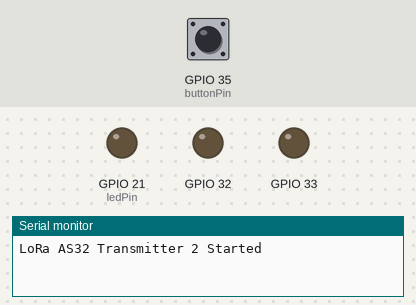
Bench run of a sketch on a simulated ESP32. On the bench: output pins drawn as LEDs (lit = HIGH), the last lines printed to the serial monitor. The test bench sets the inputs (shaded band); at power-on: GPIO 35 (buttonPin) HIGH. Random numbers use the default seed unless the sketch sets one.

Above: at 1.2 s.
1.3 s: GPIO 35 (buttonPin) pulled LOW for 0.15 s
At 1.42 s:
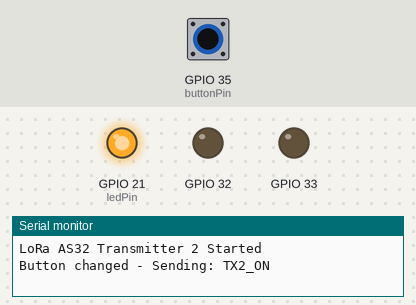
3.0 s: GPIO 35 (buttonPin) pulled LOW for 3.2 s
At 7.5 s:
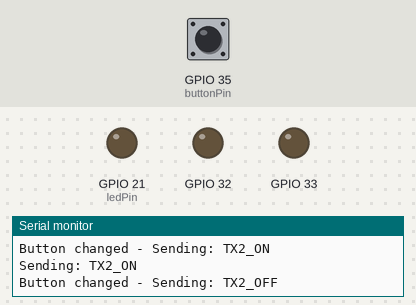
Timing chart, 0 to 9.0 s (numbered marks = the images above; inputs shaded):
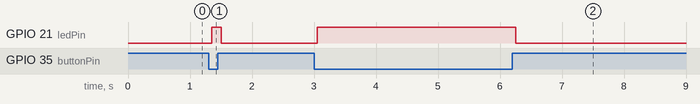

The sketch:

LoRa_multiple_transmitters.ino
```cpp
#include <HardwareSerial.h>

// Define pins
#define RXD2 16  // ESP32 Rx
#define TXD2 17  // ESP32 Tx
const int ledPin = 21;
const int buttonPin = 35;
//const int buttonPin = 2;

// Unique ID for this transmitter - change for each device (1-4)
const int TRANSMITTER_ID = 2;  // Change to 2, 3, or 4 for other devices

// Variables
String message = "";
int previousButtonState = HIGH;
unsigned long lastTransmissionTime = 0;
unsigned long transmissionInterval = 2000;  // Base transmission interval

// Add random offset to prevent consistent collisions
unsigned long randomOffset = 0;

void setup() {
  // Setup pins
  pinMode(ledPin, OUTPUT);
  pinMode(32, OUTPUT);
  pinMode(33, OUTPUT);
  pinMode(buttonPin, INPUT_PULLUP);  // Use INPUT_PULLUP for button

  // Initialize serial connections
  Serial.begin(115200);
  Serial2.begin(9600, SERIAL_8N1, RXD2, TXD2);

  Serial.println("LoRa AS32 Transmitter " + String(TRANSMITTER_ID) + " Started");

  // Initial LED states
  digitalWrite(ledPin, LOW);
  digitalWrite(32, LOW);
  digitalWrite(33, LOW);

  // Random seed based on analog noise
  randomSeed(analogRead(0));

  // Calculate random offset (100-500ms) for this transmitter
  randomOffset = 100 + (TRANSMITTER_ID * 100) + random(300);
}

void loop() {
  unsigned long currentTime = millis();
  int buttonState = digitalRead(buttonPin);

  // Check if it's time to transmit (based on ID to stagger transmissions)
  if (currentTime - lastTransmissionTime >= (transmissionInterval + randomOffset)) {
    // Prepare message with transmitter ID and status
    if (buttonState == LOW) {
      message = "TX" + String(TRANSMITTER_ID) + "_ON";
      digitalWrite(ledPin, HIGH);  // Visual feedback
    } else {
      message = "TX" + String(TRANSMITTER_ID) + "_OFF";
      digitalWrite(ledPin, LOW);   // Visual feedback
    }

    // Send the message
    Serial.println("Sending: " + message);
    Serial2.print(message);

    // Record transmission time
    lastTransmissionTime = currentTime;

    // Vary the random offset periodically to avoid repeated collisions
    if (random(10) > 7) {  // ~20% chance to change offset
      randomOffset = 100 + (TRANSMITTER_ID * 100) + random(300);
    }
  }

  // If button state changed, send immediately (responsive control)
  if (buttonState != previousButtonState) {
    // Small delay to debounce
    delay(50);

    // Confirm the button state after debounce
    buttonState = digitalRead(buttonPin);

    if (buttonState != previousButtonState) {
      // Prepare message with transmitter ID and status
      if (buttonState == LOW) {
        message = "TX" + String(TRANSMITTER_ID) + "_ON";
        digitalWrite(ledPin, HIGH);  // Visual feedback
      } else {
        message = "TX" + String(TRANSMITTER_ID) + "_OFF";
        digitalWrite(ledPin, LOW);   // Visual feedback
      }

      // Send the message
      Serial.println("Button changed - Sending: " + message);
      Serial2.print(message);

      // Record transmission time
      lastTransmissionTime = currentTime;
      previousButtonState = buttonState;
    }
  }
}
```

Measured:
- after the input at 1.3 s, GPIO 21 (ledPin): LOW → HIGH after 0.05 s, → LOW 0.15 s later
- after the input at 3.0 s, GPIO 21 (ledPin): LOW → HIGH after 0.05 s, → LOW 3.2 s later
